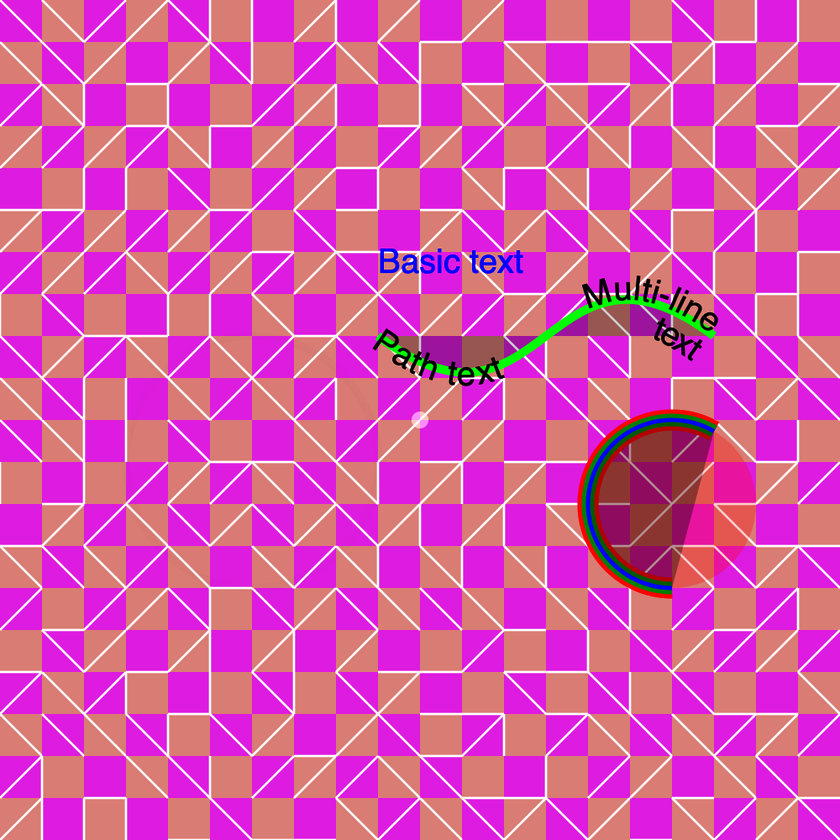
#> input picture src/example.png, 840 x 840 px, shrunk from 1000 x 1000 before the run
$ python -i imgprocess.py   (imports and definitions only)
#> lines starting #> are read from the running program, lines starting #| are printed output that depends on the picture; after the words box and inside, x2 and y2 are one past the last pixel; in counts of white or black regions, pixels touching at a corner belong together
import cv2
import numpy as np


def RemoveBg(source, dest):
#> called with source = '../src/example.png', dest = 'out.png'
    print("RmBg src : ", source)
    print("RmBg dest : ", dest)

    # Read the image
    # image = cv2.imread(source, cv2.IMREAD_UNCHANGED)
    img = cv2.imread(source)
#> img is the input picture: shape (840, 840, 3); mean B, G, R 170.2, 85.4, 216.7

    # convert to graky
    gray = cv2.cvtColor(img, cv2.COLOR_BGR2GRAY)
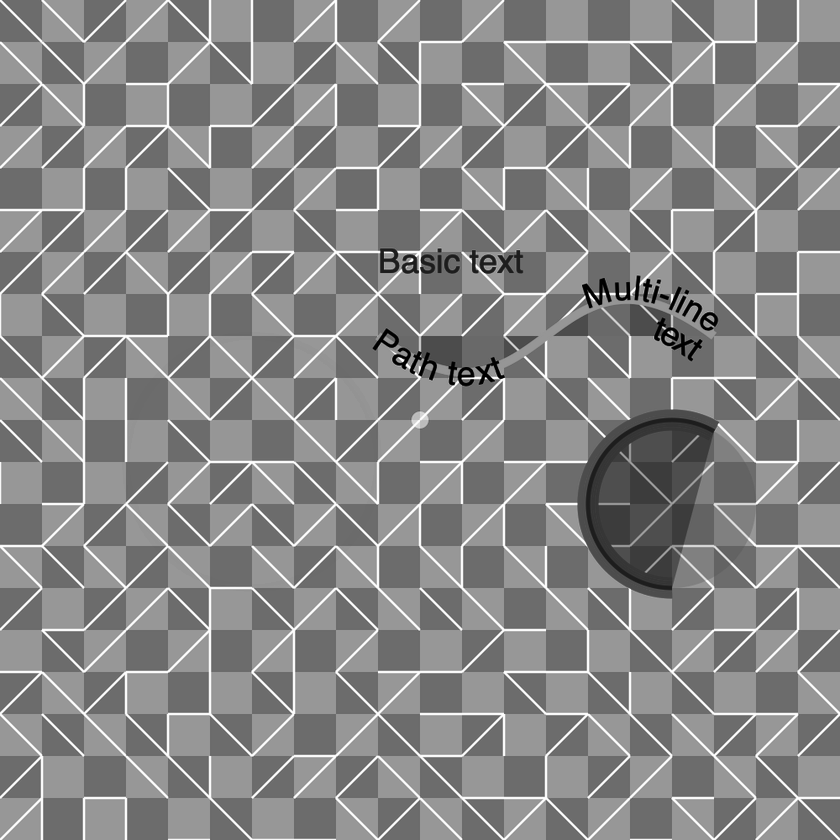
#> gray: shape (840, 840); min 0, max 255, mean 134.5

    # threshold input image as mask
    mask = cv2.threshold(gray, 200, 255, cv2.THRESH_BINARY)[1]
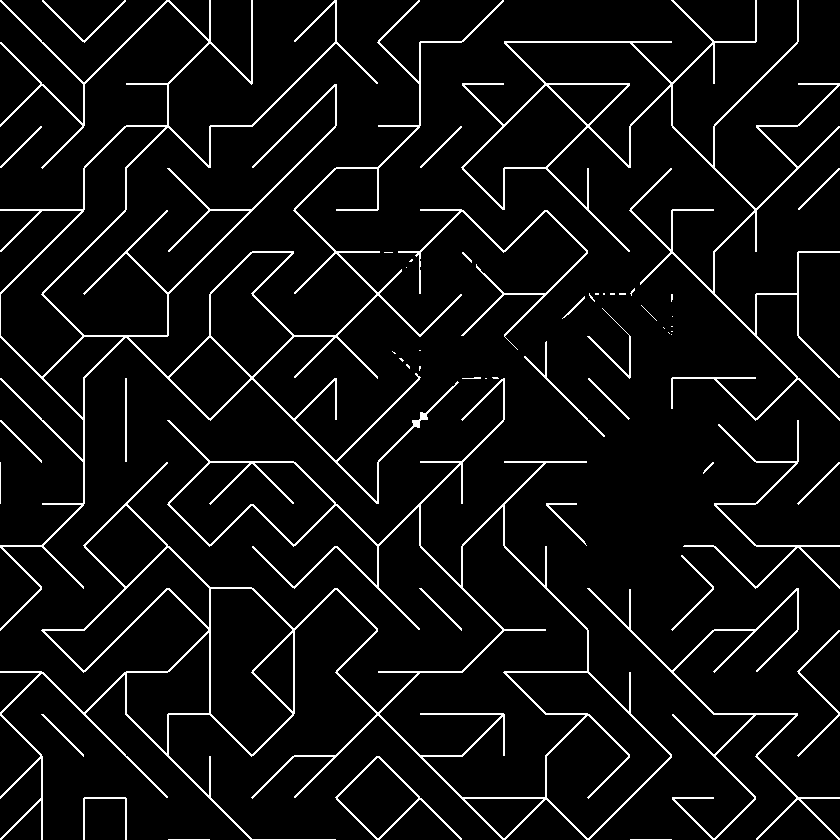
#> mask: shape (840, 840); 5.9% white in thin lines or dots

    # negate mask
    mask = 255 - mask
#> mask: shape (840, 840); 94.1% white; black in thin lines or dots

    # apply morphology to remove isolated extraneous noise
    # use borderconstant of black since foreground touches the edges
    kernel = np.ones((3,3), np.uint8)
    mask = cv2.morphologyEx(mask, cv2.MORPH_OPEN, kernel)
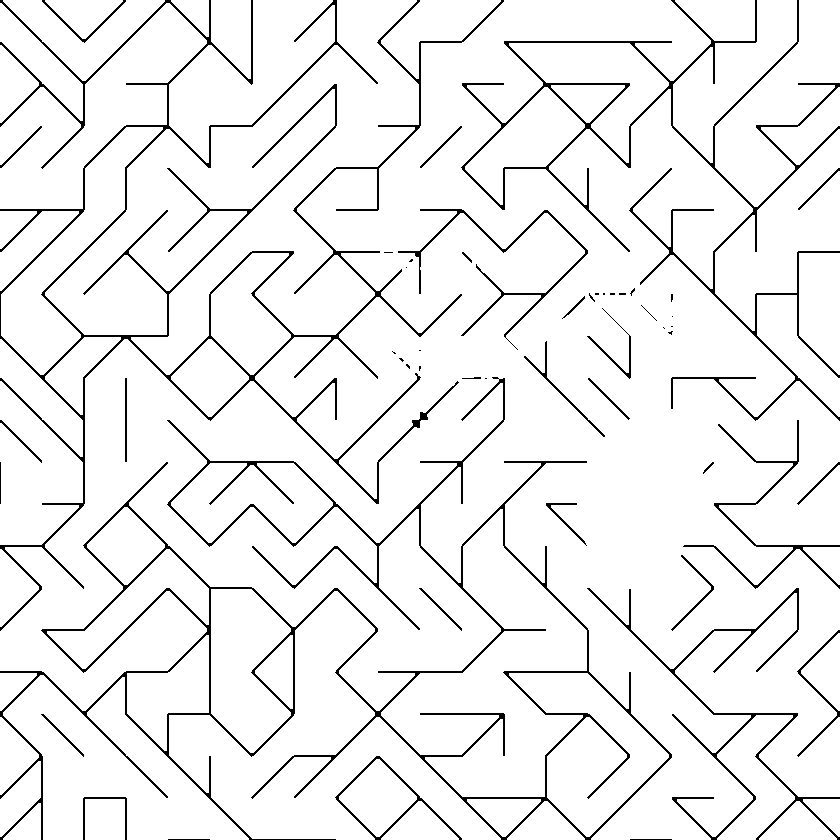
#> mask: shape (840, 840); 94% white; black in thin lines or dots
    mask = cv2.morphologyEx(mask, cv2.MORPH_CLOSE, kernel)
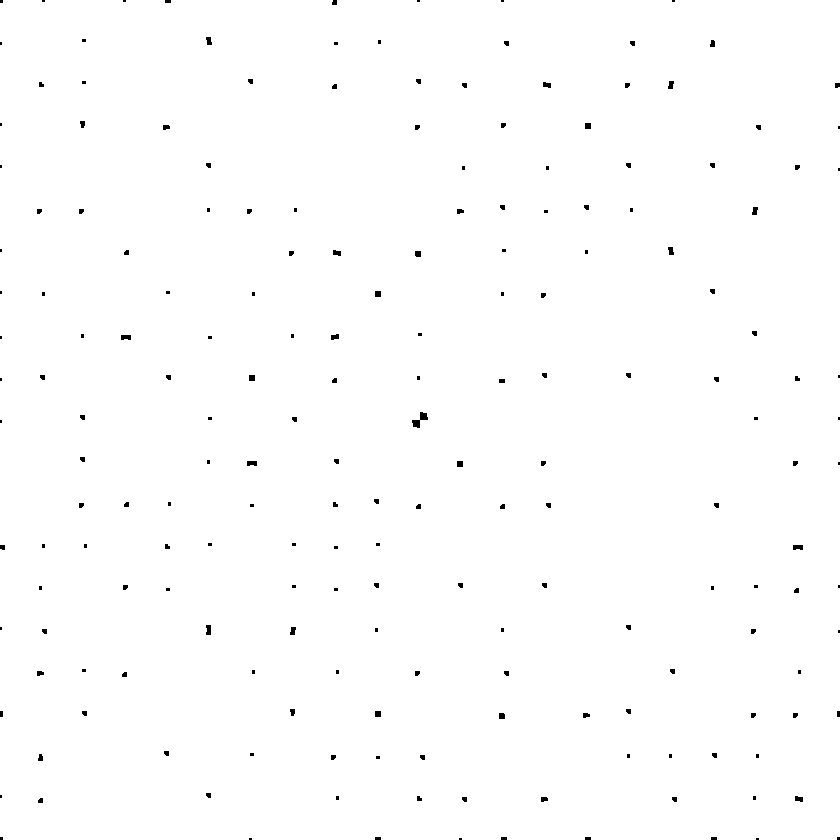
#> mask: shape (840, 840); 99.5% white; 192 black regions (86 under 20 px), largest, box (x1, y1, x2, y2) and area: (412, 412, 428, 428) 110, (121, 335, 131, 340) 46, (247, 461, 257, 466) 46

    # anti-alias the mask -- blur then stretch
    # blur alpha channel
    mask = cv2.GaussianBlur(mask, (0,0), sigmaX=2, sigmaY=2, borderType = cv2.BORDER_DEFAULT)

    # linear stretch so that 127.5 goes to 0, but 255 stays 255
#> (the run stopped early here; a loop or call above may not have finished)
